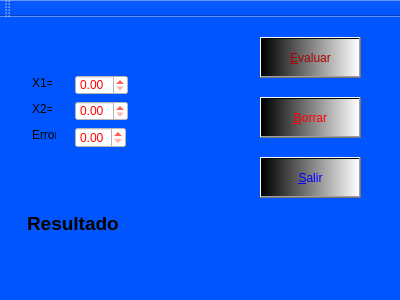
<?xml version="1.0" encoding="UTF-8"?>
<ui version="4.0">
 <class>Bissec</class>
 <widget class="QMainWindow" name="Bissec">
  <property name="geometry">
   <rect>
    <x>0</x>
    <y>0</y>
    <width>400</width>
    <height>300</height>
   </rect>
  </property>
  <property name="windowTitle">
   <string>Bissec</string>
  </property>
  <property name="styleSheet">
   <string notr="true">background: rgb(0, 85, 255)</string>
  </property>
  <widget class="QWidget" name="centralWidget">
   <widget class="QPushButton" name="Evaluar">
    <property name="geometry">
     <rect>
      <x>260</x>
      <y>20</y>
      <width>101</width>
      <height>41</height>
     </rect>
    </property>
    <property name="styleSheet">
     <string notr="true">background-color: qlineargradient(spread:pad, x1:0, y1:0, x2:1, y2:0, stop:0 rgba(0, 0, 0, 255), stop:1 rgba(255, 255, 255, 255));
color: rgb(170, 0, 0);</string>
    </property>
    <property name="text">
     <string>&amp;Evaluar</string>
    </property>
   </widget>
   <widget class="QLabel" name="inicial">
    <property name="geometry">
     <rect>
      <x>32</x>
      <y>58</y>
      <width>20</width>
      <height>16</height>
     </rect>
    </property>
    <property name="text">
     <string>X1=</string>
    </property>
   </widget>
   <widget class="QLabel" name="final_2">
    <property name="geometry">
     <rect>
      <x>32</x>
      <y>84</y>
      <width>20</width>
      <height>16</height>
     </rect>
    </property>
    <property name="text">
     <string>X2=</string>
    </property>
   </widget>
   <widget class="QLabel" name="error">
    <property name="geometry">
     <rect>
      <x>32</x>
      <y>110</y>
      <width>24</width>
      <height>16</height>
     </rect>
    </property>
    <property name="text">
     <string>Error</string>
    </property>
   </widget>
   <widget class="QPushButton" name="CLOSE">
    <property name="geometry">
     <rect>
      <x>260</x>
      <y>140</y>
      <width>101</width>
      <height>41</height>
     </rect>
    </property>
    <property name="styleSheet">
     <string notr="true">color: rgb(0, 0, 255);
background-color: qlineargradient(spread:pad, x1:0, y1:0, x2:1, y2:0, stop:0 rgba(0, 0, 0, 255), stop:1 rgba(255, 255, 255, 255));</string>
    </property>
    <property name="text">
     <string>&amp;Salir</string>
    </property>
   </widget>
   <widget class="QLabel" name="label">
    <property name="geometry">
     <rect>
      <x>27</x>
      <y>191</y>
      <width>101</width>
      <height>31</height>
     </rect>
    </property>
    <property name="font">
     <font>
      <pointsize>14</pointsize>
      <weight>75</weight>
      <bold>true</bold>
     </font>
    </property>
    <property name="text">
     <string>Resultado</string>
    </property>
   </widget>
   <widget class="QPushButton" name="Clear">
    <property name="geometry">
     <rect>
      <x>260</x>
      <y>80</y>
      <width>101</width>
      <height>41</height>
     </rect>
    </property>
    <property name="styleSheet">
     <string notr="true">background-color: qlineargradient(spread:pad, x1:0, y1:0, x2:1, y2:0, stop:0 rgba(0, 0, 0, 255), stop:1 rgba(255, 255, 255, 255));
color: rgb(255, 0, 0);</string>
    </property>
    <property name="text">
     <string>&amp;Borrar</string>
    </property>
   </widget>
   <widget class="QDoubleSpinBox" name="doubleSpinBox_3">
    <property name="geometry">
     <rect>
      <x>75</x>
      <y>58</y>
      <width>53</width>
      <height>20</height>
     </rect>
    </property>
    <property name="styleSheet">
     <string notr="true">color:rgb(255, 0, 0);
background-color: rgb(255, 255, 255);</string>
    </property>
   </widget>
   <widget class="QDoubleSpinBox" name="doubleSpinBox">
    <property name="geometry">
     <rect>
      <x>75</x>
      <y>110</y>
      <width>51</width>
      <height>21</height>
     </rect>
    </property>
    <property name="styleSheet">
     <string notr="true">background-color: rgb(255, 255, 255);
color: rgb(255, 0, 0);</string>
    </property>
   </widget>
   <widget class="QDoubleSpinBox" name="doubleSpinBox_2">
    <property name="geometry">
     <rect>
      <x>75</x>
      <y>84</y>
      <width>53</width>
      <height>20</height>
     </rect>
    </property>
    <property name="styleSheet">
     <string notr="true">color: rgb(255, 0, 0);
background-color: rgb(255, 255, 255);</string>
    </property>
   </widget>
   <widget class="QLabel" name="Resultado">
    <property name="geometry">
     <rect>
      <x>160</x>
      <y>200</y>
      <width>141</width>
      <height>61</height>
     </rect>
    </property>
    <property name="font">
     <font>
      <pointsize>12</pointsize>
      <weight>75</weight>
      <bold>true</bold>
     </font>
    </property>
    <property name="styleSheet">
     <string notr="true">color: rgb(255, 0, 0)</string>
    </property>
    <property name="text">
     <string/>
    </property>
   </widget>
  </widget>
  <widget class="QToolBar" name="mainToolBar">
   <attribute name="toolBarArea">
    <enum>TopToolBarArea</enum>
   </attribute>
   <attribute name="toolBarBreak">
    <bool>false</bool>
   </attribute>
  </widget>
  <widget class="QStatusBar" name="statusBar"/>
 </widget>
 <layoutdefault spacing="6" margin="11"/>
 <resources/>
 <connections/>
</ui>
